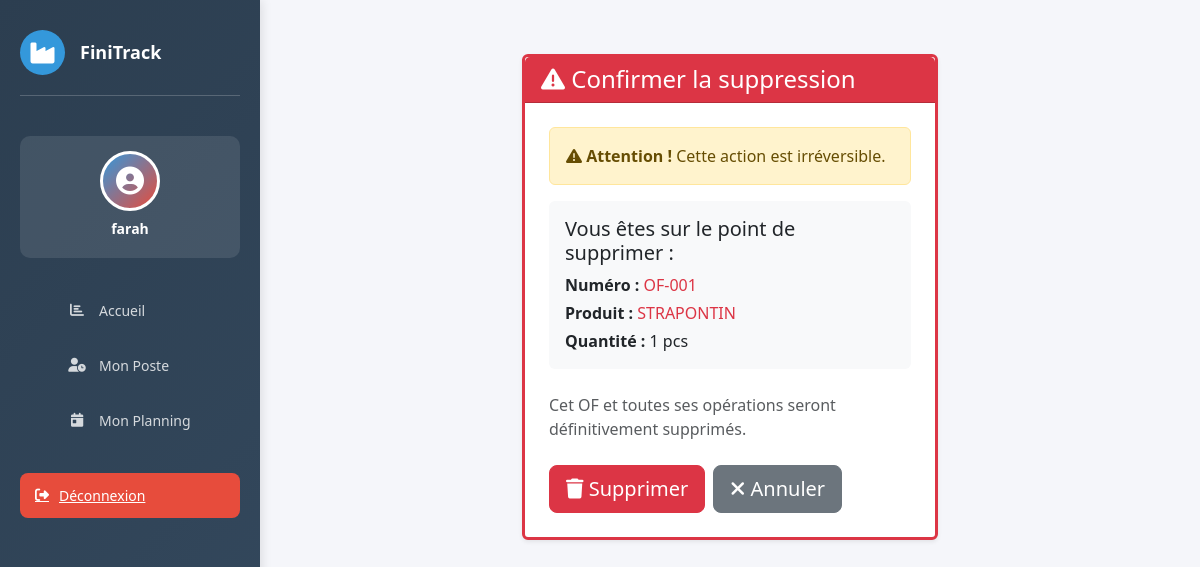
The page /of/7/supprimer/ (signed in) on the database its author committed.
### website/models.py (models this page shows, shortened)
class OrdreFabrication(models.Model):
    numero   = models.CharField(max_length=50, unique=True)
    produit  = models.CharField(max_length=200)
    quantite = models.PositiveIntegerField(default=1)

### website/views.py (the view)
# urls.py: path('of/<int:id>/supprimer/', views.supprimer_of, name='supprimer_of'),
@login_required(login_url='home')
def supprimer_of(request, id):
    of = get_object_or_404(OrdreFabrication, id=id)
    if request.method == 'POST':
        numero = of.numero
        of.delete()
        messages.success(request, f"✅ OF {numero} supprimé!")
        return redirect('of_list')
    return render(request, 'of/of_confirm_delete.html', {'of': of})

### website/templates/of/of_confirm_delete.html (shortened to what this page needs)
{% extends 'base.html' %}
{% load static %}
{% block content %}
<div class="container mt-4">
    <div class="row">
        <div class="col-lg-6 mx-auto">
            <div class="card border-danger border-3 shadow-sm">
                <div class="card-header bg-danger text-white">
                    <h4 class="mb-0">
                        <i class="fas fa-exclamation-triangle"></i> Confirmer la suppression
                    </h4>
                </div>
                <div class="card-body p-4">
                    <div class="alert alert-warning" role="alert">
                        <i class="fas fa-warning"></i>
                        <strong>Attention !</strong> Cette action est irréversible.
                    </div>
                    <div class="bg-light p-3 rounded mb-4">
                        <h5>Vous êtes sur le point de supprimer :</h5>
                        <p class="mb-1">
                            <strong>Numéro :</strong> <span class="text-danger">{{ of.numero }}</span>
                        </p>
                        <p class="mb-1">
                            <strong>Produit :</strong> <span class="text-danger">{{ of.produit }}</span>
                        </p>
                        <p class="mb-0">
                            <strong>Quantité :</strong> {{ of.quantite }} pcs
                        </p>
                    </div>
                    <form method="POST">
                        <p class="text-muted mb-4">
                            Cet OF et toutes ses opérations seront définitivement supprimés.
                        </p>
                        <div class="d-flex gap-2">
                            <button type="submit" class="btn btn-danger btn-lg">
                                <i class="fas fa-trash"></i> Supprimer
                            </button>
                            <a href="{% url 'of_list' %}" class="btn btn-secondary btn-lg">
                                <i class="fas fa-times"></i> Annuler
                            </a>
                        </div>
                    </form>
                </div>
            </div>
        </div>
    </div>
</div>
{% endblock %}

### website/templates/base.html (shortened to what this page needs)
{% load static %}
<!DOCTYPE html>
<html lang="fr">
<head>
    <link href="https://cdn.jsdelivr.net/npm/bootstrap@5.3.0/dist/css/bootstrap.min.css" rel="stylesheet">
    <link rel="stylesheet" href="https://cdnjs.cloudflare.com/ajax/libs/font-awesome/6.4.0/css/all.min.css">
</head>
<body>
    {% if user.is_authenticated %}
    <aside class="sidebar">
        <div class="sidebar-header">
            <div class="logo">
                <i class="fas fa-industry"></i>
            </div>
            <h3>FiniTrack</h3>
        </div>
        <div class="user-profile">
            <div class="user-avatar">
                <i class="fas fa-user-circle"></i>
            </div>
            <h6>{{ user.first_name|default:user.username }}</h6>
        </div>
        <ul class="sidebar-menu">
        {% if user.operateur_profil %}
             <li>
                <a href="{% url 'dashboard' %}">
                    <i class="fas fa-chart-bar"></i>
                    <span>Accueil </span>
                </a>
            </li>
            <li>
                <a href="{% url 'operateur_vue_simple' %}">
                    <i class="fas fa-user-clock"></i>
                    <span>Mon Poste</span>
                </a>
            </li>
            <li>
                <a href="{% url 'dashboard_operateur' operateur_id=user.operateur_profil.id %}">
                    <i class="fas fa-calendar-day"></i>
                    <span>Mon Planning</span>
                </a>
            </li>
        {% endif %}
        </ul>
        <a href="{% url 'logout' %}" class="logout-btn">
            <i class="fas fa-sign-out-alt"></i>
            <span>Déconnexion</span>
        </a>
    </aside>
    {% endif %}
    <div class="main-content">
        {% block content %}
        {% endblock %}
    </div>
</body>
</html>

### website/templates/base.html (style rules this page uses)
:root { --primary: #2c3e50; --secondary: #3498db; --danger: #e74c3c; --success: #27ae60; --warning: #f39c12; }
* { margin: 0; padding: 0; box-sizing: border-box; }
body { font-family: 'Segoe UI', Tahoma, Geneva, Verdana, sans-serif; background-color: #f5f6fa; }
.sidebar { position: fixed; top: 0; left: 0; height: 100vh; width: 260px; background: linear-gradient(135deg, var(--primary) 0%, #34495e 100%); color: white; padding: 30px 20px; overflow-y: auto; box-shadow: 2px 0 10px rgba(0,0,0,0.1); z-index: 1000; }
.sidebar-header { display: flex; align-items: center; gap: 15px; margin-bottom: 40px; padding-bottom: 20px; border-bottom: 1px solid rgba(255,255,255,0.2); }
.sidebar-header .logo { width: 45px; height: 45px; background: var(--secondary); border-radius: 50%; display: flex; align-items: center; justify-content: center; font-size: 24px; }
.sidebar-header h3 { font-size: 18px; font-weight: 700; margin: 0; }
.user-profile { background: rgba(255,255,255,0.1); padding: 15px; border-radius: 10px; margin-bottom: 30px; text-align: center; }
.user-avatar { width: 60px; height: 60px; background: linear-gradient(135deg, var(--secondary), var(--danger)); border-radius: 50%; margin: 0 auto 10px; display: flex; align-items: center; justify-content: center; font-size: 28px; border: 3px solid white; }
.user-profile h6 { margin: 10px 0 5px; font-weight: 600; font-size: 14px; }
.sidebar-menu { list-style: none; margin-bottom: 30px; }
.sidebar-menu li { margin-bottom: 10px; }
.sidebar-menu a { display: flex; align-items: center; gap: 12px; padding: 12px 15px; color: rgba(255,255,255,0.8); text-decoration: none; border-radius: 8px; transition: all 0.3s ease; font-size: 14px; }
.sidebar-menu i { width: 20px; text-align: center; }
.logout-btn { display: flex; align-items: center; gap: 10px; width: 100%; padding: 12px 15px; background: var(--danger); color: white; border: none; border-radius: 8px; cursor: pointer; font-size: 14px; transition: all 0.3s ease; text-align: left; }
.main-content { margin-left: 260px; padding: 30px; min-height: 100vh; }

### rows shown on the page
OrdreFabrication: numero "OF-001", produit "STRAPONTIN", quantite "1"

### other values the page prints
{{ user.first_name|default:user.username }} "farah"
